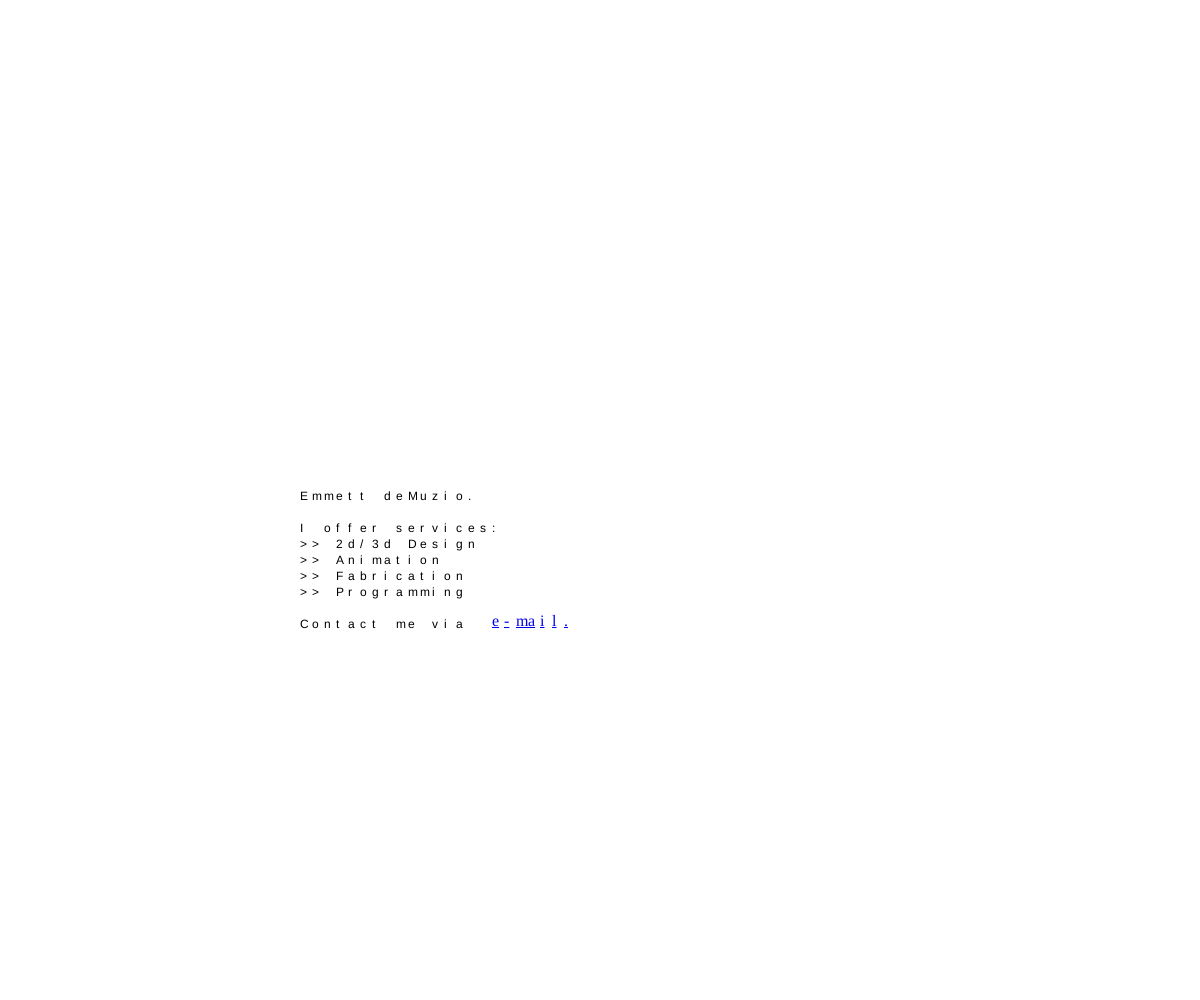
Frame 1 (no input)
Frame 60 (no input): identical to frame 1, image omitted
Frame 120 (the mouse pressed at the canvas centre since frame 60): identical to frame 1, image omitted

The p5.js sketch that drew this single still picture (run headless with seeded random() and noise() and a simulated clock; from frame 60 on, the mouse is pressed at the canvas centre):

// p5.js sketch
// ── sketch.js
const agents = [];
const copy = "Emmett deMuzio. I offer services: >> 2d/3d Design >> Animation >> Fabrication >> Programming Contact me via e-mail."
const cell_x = 12;
const cell_y = 16;
const lineBreaks = [0,15,16,34,50,63,78,92,93,107];
var speed = 0;
var time = 0;
function setup() {
  createCanvas(windowWidth, windowHeight);
  
  for (let i = 0; i < lineBreaks.length; i++)
    {
      for (let j = lineBreaks[i]; j < lineBreaks[i+1]; j++){
        let pX = windowWidth/4 + (cell_x*(j-lineBreaks[i]));
        let pY = windowHeight/2 + (cell_y*i);
        agents.push(new Agent(copy.at(j), pX, pY, false));
      }
    }
  
  for (let w = 108; w < 115; w++){
    let pX = windowWidth/4 + (cell_x*(w-92));
    let pY = windowHeight/2 + (cell_y*7);
    agents.push(new Agent(copy.at(w), pX, pY, true));
  }
  
  
}

function draw() {
  background(255);
  if (time > 50 && speed < 1){
    speed = speed + deltaTime/60000;
  } else {
    time = time + deltaTime/60;
  }
  
  for (let a of agents) {
    a.update(agents, speed);
    a.render(a);
    a.postdate();
  }
  
}
// ── agent.js
class Agent {
  
  constructor(c, posX, posY, link) {
    let rand = p5.Vector.random2D();
    //this.position = createVector(random(windowWidth), random(windowHeight));
    this.position = createVector(posX, posY);
    this.position_new = this.position;
    this.velocity = p5.Vector.random2D();
    this.velocity_new = this.velocity;
    this.acceleration = createVector();
    //this.character = this.getCharacter();
    this.character = c;
    this.isLink = link;
    if (link) {
      this.link = createA("mailto: etmuzio@gmail.com", c);
    } else {
      this.link = null;
    }
  }

  dToroid(x1, y1, x2, y2) {
    let dx = abs(x2 - x1);
    let dy = abs(y2 - y1);

    if (dx > 0.5) {
      dx = 1 - dx;
    }

    if (dy > 0.5) {
      dy = 1 - dy;
    }
    let dsq = dx * dx + dy * dy;
    dsq = sqrt(dsq);
    return dsq;
  }

  update(agents,speed) {
    let total = 0;
    let average = createVector();
    let boundsOffset = 6;

    for (let a of agents) {
      let d = this.dToroid(
        this.position.x,
        this.position.y,
        a.position.x,
        a.position.y
      );
      //separation
      if (a != this && d < 20 && d != 0) {
        let difference = p5.Vector.sub(this.position, a.position);
        difference.div(d);
        difference.mult(5);
        average.add(difference);
        total++;
      }
      //cohesion
      else if (a != this && d >= 20 && d < 100) {
        let difference = p5.Vector.sub(a.position, this.position);
        difference.mult(0.0001);
        average.add(difference);
        total++;
      }
    }
    if (total != 0) {
      this.acceleration = average.div(total);
    }

    this.velocity_new = this.velocity.add(this.acceleration);
    this.velocity_new.normalize();
    this.velocity_new.mult(speed);
    this.position_new = this.position.add(this.velocity_new);

    //edge detection

    if (this.position_new.x > windowWidth + boundsOffset) {
      this.position_new.x = -boundsOffset;
    }
    if (this.position_new.x < -boundsOffset) {
      this.position_new.x = windowWidth + boundsOffset;
    }
    if (this.position_new.y > windowHeight + boundsOffset) {
      this.position_new.y = -boundsOffset;
    }
    if (this.position_new.y < -boundsOffset) {
      this.position_new.y = windowHeight + boundsOffset;
    }
  }

  render(agent) {
    //strokeWeight(16);
    //stroke(0);
    //point(this.position.x, this.position.y);
    if (!agent.isLink) {
      text(agent.character, this.position_new.x, this.position_new.y);
    } else {
      agent.link.position(this.position_new.x, this.position_new.y);
    }
  }
  postdate() {
    this.velocity = this.velocity_new;
    this.position = this.position_new;
  }
}

// ── style.css
html, body {
  margin: 0;
  padding: 0;
}
canvas {
  display: block;
}
p {
  font-family: Courier;
  font-size: 10px;
  font-size: 2.5vw;
}


// ── styles.css
p {
  font-family: Courier;
  font-size: large;
}
